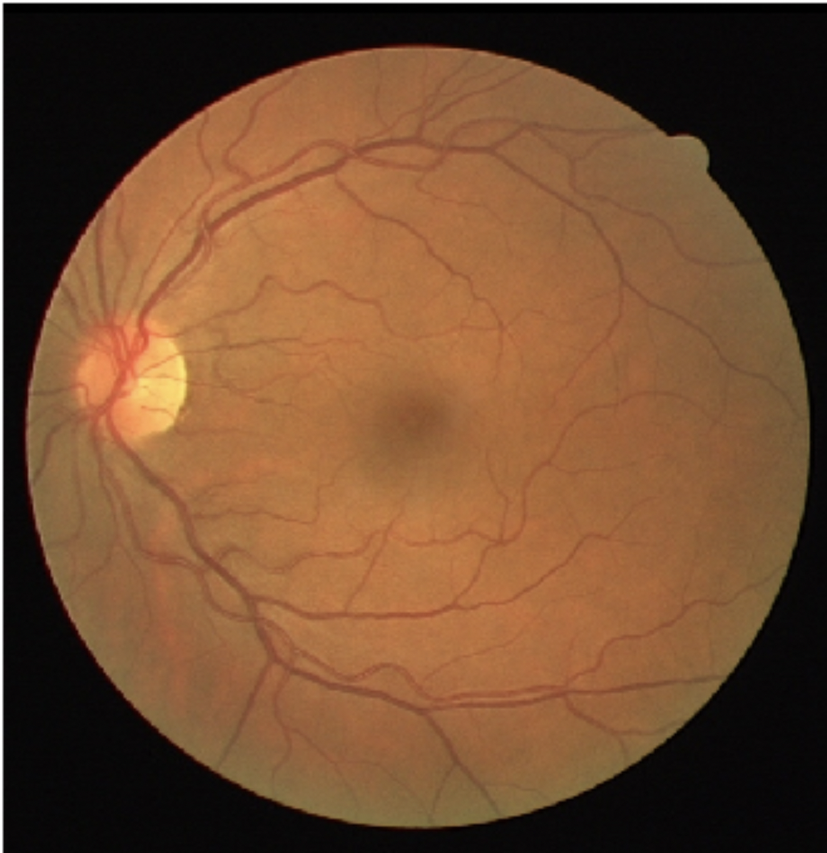
#> input picture image/eye.png, 827 x 853 px, shrunk from 1028 x 1060 before the run
$ jupyter execute ImageEnhancement.ipynb
#> lines starting #> are read from the running program, lines starting #| are printed output that depends on the picture; after the words box and inside, x2 and y2 are one past the last pixel; in counts of white or black regions, pixels touching at a corner belong together
[cell 1]
import numpy as np
import matplotlib.pyplot as plt
import cv2

[cell 2]
def showImage(img):
    plt.imshow(img)
    plt.xticks([])
    plt.yticks([])
    plt.show()

def rgbImage(img):
    return cv2.cvtColor(img, cv2.COLOR_BGR2RGB)

[cell 3]
img = cv2.imread("./image/eye.png", 0)
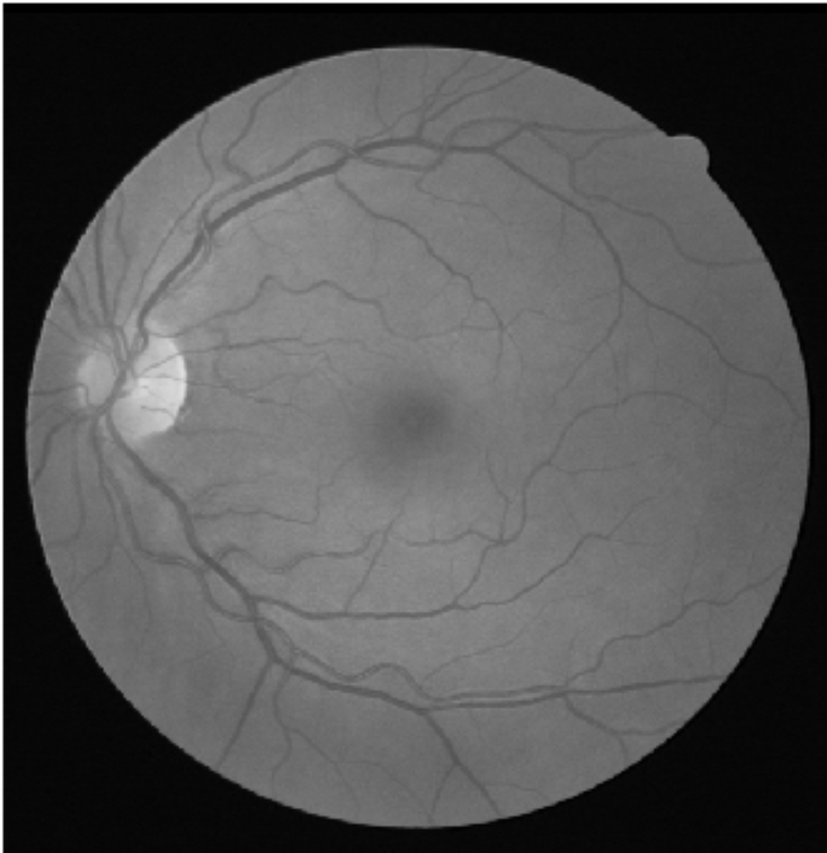
#> img: shape (853, 827); min 0, max 255, mean 84.2
img_gray = cv2.cvtColor(img, cv2.COLOR_BGR2RGB)

showImage(img_gray)

[cell 4]
img_gaussian = cv2.adaptiveThreshold(img, 255, cv2.ADAPTIVE_THRESH_GAUSSIAN_C, cv2.THRESH_BINARY, 51, 2.5)
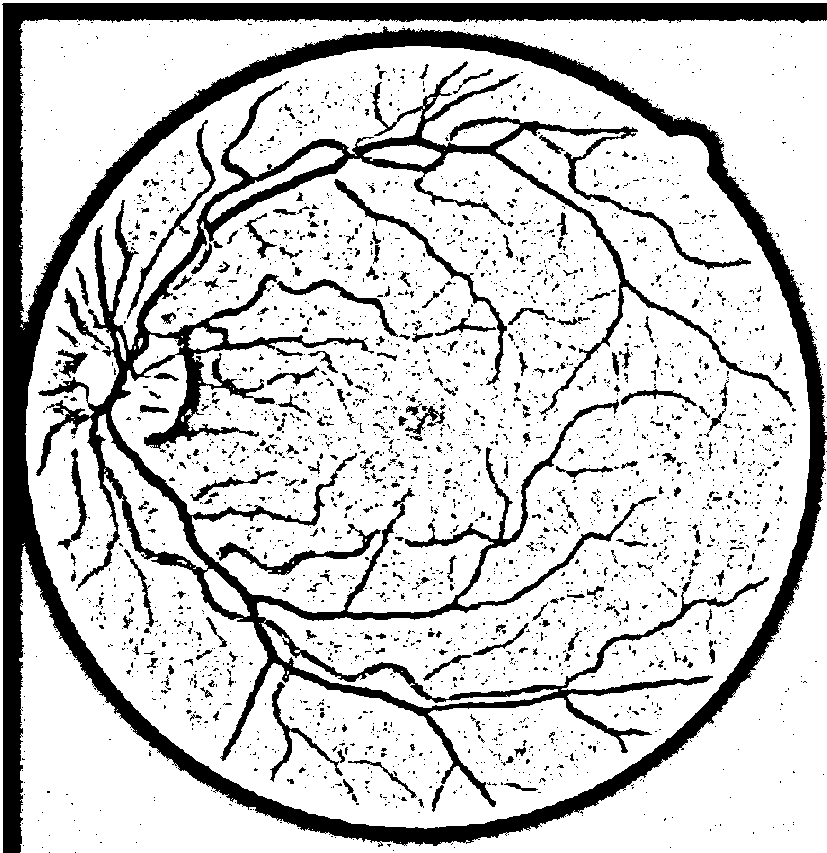
#> img_gaussian: shape (853, 827); 79.5% white; 2938 black regions (2660 under 20 px), largest, box (x1, y1, x2, y2) and area: (2, 3, 827, 853) 68283, (36, 61, 793, 807) 44194, (334, 179, 507, 385) 1625
showImage(rgbImage(img_gaussian))

[cell 5]
img_enchance = cv2.equalizeHist(img)
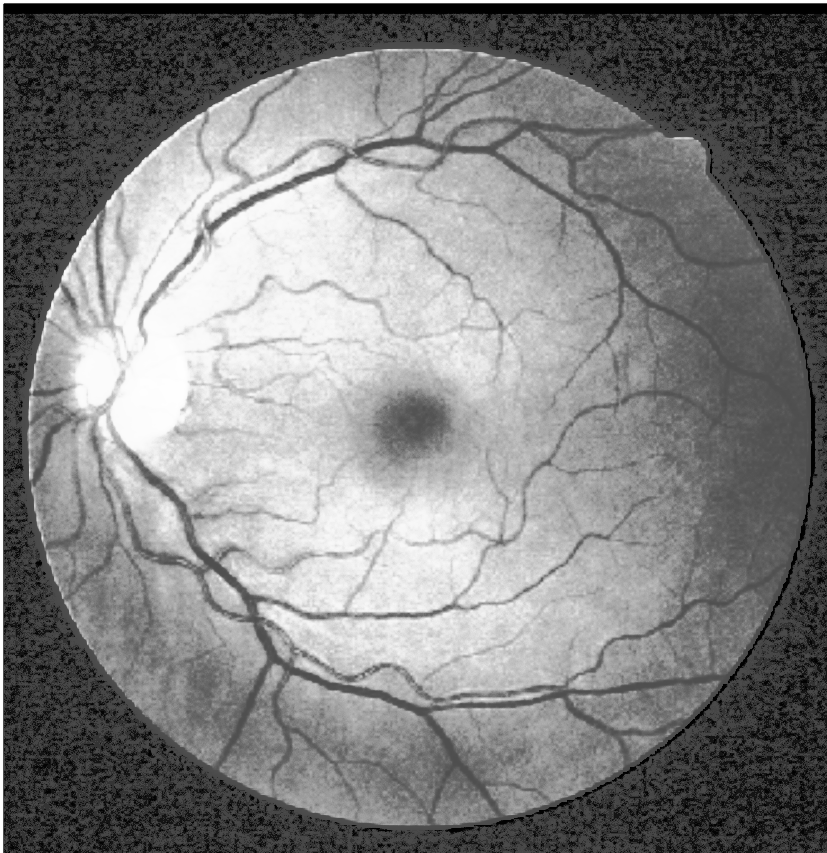
#> img_enchance: shape (853, 827); min 0, max 255, mean 131
showImage(rgbImage(img_enchance))

$ run again, with image/CoinRecognition_recognizedCoins.jpeg saved as image/eye.png
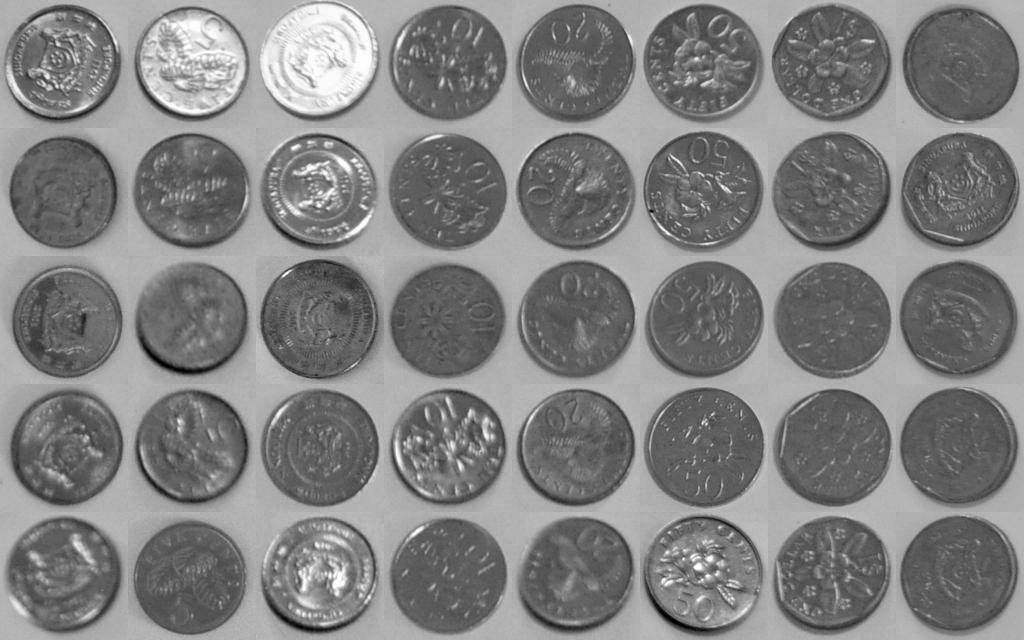
#> input picture image/CoinRecognition_recognizedCoins.jpeg, 1024 x 640 px
#> img is the input picture: shape (640, 1024); min 0, max 255, mean 129.4
#> `img_gaussian = cv2.adaptiveThreshold(img, 255, cv2.ADAPTIVE_THRESH_GAU..`:
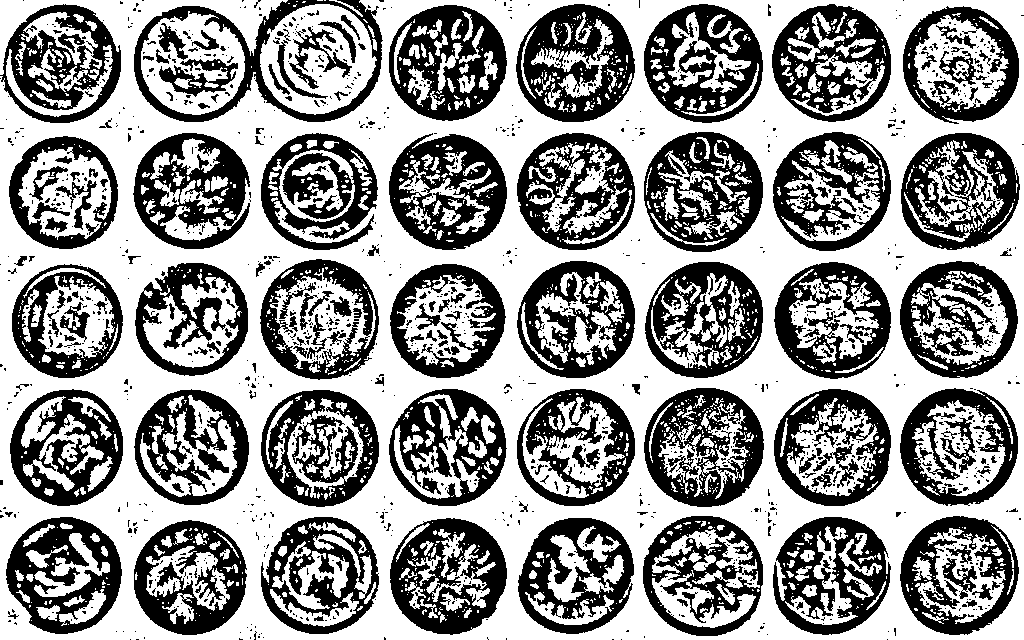
#> img_gaussian: shape (640, 1024); 58.3% white; 1378 black regions (1172 under 20 px), largest, box (x1, y1, x2, y2) and area: (516, 4, 635, 122) 7921, (644, 132, 763, 252) 7914, (644, 388, 764, 507) 7735
#> `img_enchance = cv2.equalizeHist(img)`:
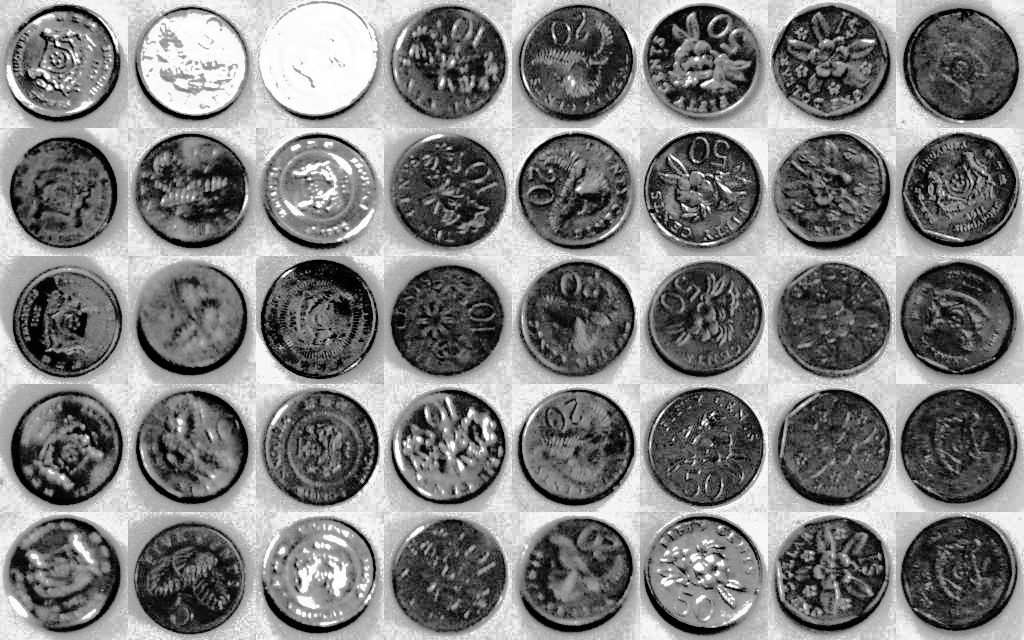
#> img_enchance: shape (640, 1024); min 0, max 255, mean 129.1
